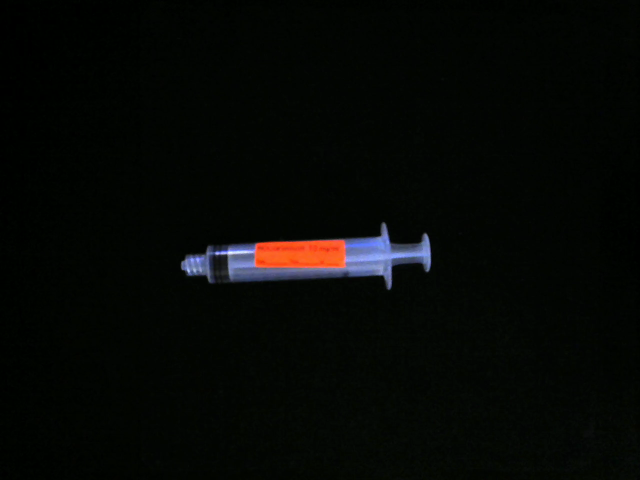
//> input picture stills/image46.png, 1280 x 960 px, given in place of the camera (shown at 1/2 size)
$ ./lines   (built with g++ and OpenCV 4)
//> lines starting //> are read from the running program, lines starting //| are printed output that depends on the picture; after the words box and inside, x2 and y2 are one past the last pixel; in counts of white or black regions, pixels touching at a corner belong together
### utils/labelColors.h
#ifndef LABELCOLORS
#define LABELCOLORS
int labelColors(Mat frame, bool checkR, bool checkPr, bool checkPh, bool checkL, bool checkO, bool checkD)
{
      int countR=0,countPr=0,countPh=0,countL=0,countW=0;

//loop through every pixel or until a new medication label is detected
      for(int j=0;j<frame.rows;j++)
      {
        for(int i=0;i<frame.cols;i++)
        {
//get bgr values
           float bval = (float)frame.at<Vec3b>(j,i)[0];
           float gval = (float)frame.at<Vec3b>(j,i)[1];
           float rval = (float)frame.at<Vec3b>(j,i)[2];
//check for yellow colors where red is highest followed closely by green with almost no blue
           if ( (rval > 96) && (rval-bval > rval/3) && (bval < 32)  && (gval < rval * 9 / 10) && (gval > 3 * rval / 5) )
           {
             countPr++;
             if(checkPr && countPr > 1000)
             {
               return 1;
             }
           }
//check for mostly red color
           else if ( (rval > 224) && (bval < 64) && (gval < 96) )
           {
             countR++;
             if(checkR && countR > 1000)
             {
               return 2;
             }
           }
//check for light purple where most values are high and green is 1/2-3/4 of red
           else if ( (rval > 128) && (bval > 128) && (gval < 3 * rval / 4) && (gval > rval / 2) )
           {
             countPh++;
             if(checkPh && countPh > 1000)
             {
               return 3;
             }
           }
//check for non-color values (gray and white)
           else if ( (abs(rval-gval) < 20) && (abs(rval-bval) < 20) && (abs(gval-bval) < 20) )
           {
//check for gray
             if ( (rval > 48) && (gval > 48) && (bval > 48) && (rval < 80) && (gval < 80) && (bval < 80) )
             {
               countL++;
               if(checkL && countL > 3000)
               {
                 return 4;
               }
             }
//check for white
             else if ( (rval > 175) && (gval > 175) && (bval > 175) )
             {
               countW++;
//first text white label threshold
               if((checkO || checkD) && countW > 500)
               {
                 pyrUp(frame,frame,Size(frame.cols*2,frame.rows*2));
                 pyrUp(frame,frame,Size(frame.cols*2,frame.rows*2));
                 Mat gray;
                 cvtColor(frame, gray, COLOR_BGR2GRAY);
                 GaussianBlur(gray, gray, Size(7, 7), 0);
                 vector<Vec3f> circles;
                 HoughCircles(gray, circles, HOUGH_GRADIENT, 1, gray.rows/32, 70, 20, 20, 35);
                 if(circles.size() > 0)
                 {
                   return 5;
                 }
                 else
                 {
                   return 6;
                 }
               }
             }
           }
        }
      }
  return 0;
}

#endif

### explore/lines.cpp
#include <opencv2/opencv.hpp>
//#include <vector>

#include "opencv2/imgcodecs.hpp"
#include "opencv2/highgui.hpp"
#include "opencv2/imgproc.hpp"
#include <stdio.h>
#include <stdlib.h>
#include <fstream>
#include <iostream>

#include <opencv2/core/core.hpp>
#include <opencv2/highgui/highgui.hpp>

using namespace cv;
using namespace std;

#include "../utils/labelColors.h"

int main(int argc, char **argv)
{
    const char *default_file = "0";
    const char *filename = argc >= 2 ? argv[1] : default_file;
    const char* output_file = "vout.csv";
    const char* out_filename = argc >=3 ? argv[2] : output_file;
    ofstream outfile;
    outfile.open(out_filename);
    VideoCapture cap;
    if (*filename == '0')
    {
        cap.open(0);
    }
    else
    {
        cap.open(filename);
    }
    bool canView = 0;
//    namedWindow(filename);
    char winInput;
    int waitval = 1;
    bool origView = 1, tview = 1;
    int cnt=0;
    Mat gray, blurred, threshed, edges;
    vector<Vec4i> top_lines, last_lines;
    bool hadPr=0,hadR=0,hadPh=0,hadL=0,hadO=0,hadD=0;


//    printf("Press space to pause/unpause, 's' to step frame by frame, 'c' to switch views or 'esc' to exit\n");

    while (true)
    {
        // Read a frame from the video capture device
        Mat frame;
        cap.read(frame);
//> frame is the input picture: 960 rows x 1280 cols, CV_8UC3; mean B, G, R 5, 7.6, 5.8
        if (frame.empty())
        {
            break;
        }
        cnt++;
        // Apply pre-processing to the frame
        cvtColor(frame, gray, COLOR_BGR2GRAY);
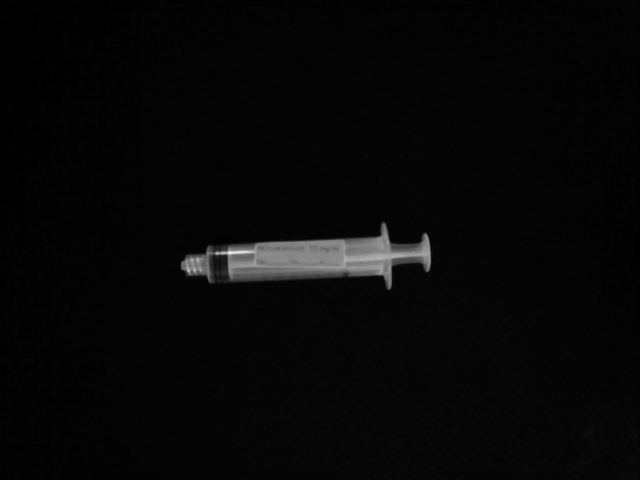
//> gray: 960 rows x 1280 cols, CV_8UC1 (shown at 1/2 size); min 0, max 247, mean 6.9
        GaussianBlur(gray, blurred, Size(3, 3), 0);
        int maxthresh = threshold(blurred,threshed,0,255,THRESH_BINARY + THRESH_OTSU);
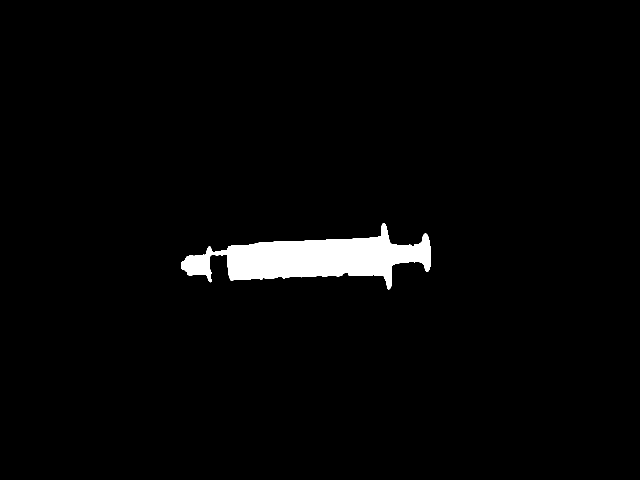
//> threshed: 960 rows x 1280 cols, CV_8UC1 (shown at 1/2 size); 2.5% white; 1 white region, box (x1, y1, x2, y2) and area: (362, 446, 862, 579) 30391
//> maxthresh = 62
        int minthresh = maxthresh / 2;
//> minthresh = 31
        maxthresh = (maxthresh < 10) ? 255: maxthresh;
        minthresh = (maxthresh == 255) ? 255: minthresh;
        Canny(blurred, edges, minthresh, maxthresh);
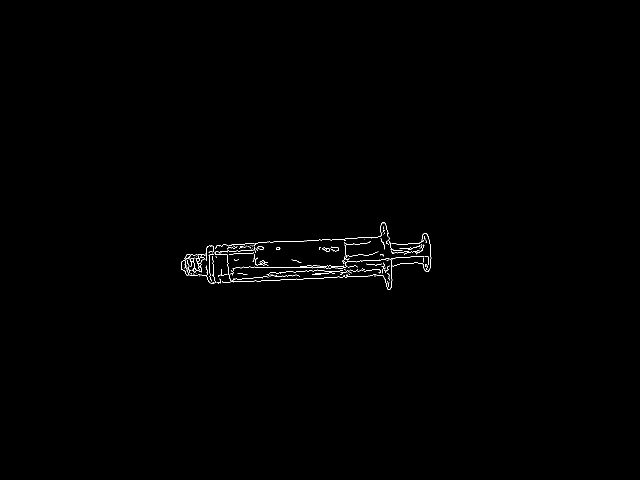
//> edges: 960 rows x 1280 cols, CV_8UC1 (shown at 1/2 size); 0.34% white in thin lines or dots, all inside (x1, y1, x2, y2) = (362, 444, 863, 580)

        // Detect lines in the image using HoughLinesP
        vector<Vec4i> lines;
        HoughLinesP(edges, lines, 1, CV_PI / 180, 100, 175, 30);
//> lines = 4 lines (x1, y1, x2, y2): [362, 535, 697, 535], [437, 566, 783, 548], [568, 483, 776, 473], [416, 562, 593, 550]

        // Filter the lines to keep only those that are roughly horizontal
        vector<Vec4i> filtered_lines;
        double angle_threshold = 15; // degrees
        int hmax = 80,hmin = 40,wmax=300,wmin=175;
        int ymin[6] = {960,960,960,960,960,960};
        for (size_t i = 0; i < lines.size(); i++)
        {
            Vec4i l = lines[i];
            double dx = l[2] - l[0];
            double dy = l[3] - l[1];
            double angle = abs(atan2(dy, dx) * 180 / CV_PI);
            if (angle < angle_threshold || angle > 180 - angle_threshold){
              if ( (dx >= wmin && dx <= wmax))
               {
                    filtered_lines.push_back(l);
              }

            }
        }
//> this loop made 4 passes
//> (l, dx, dy, angle) on passes 1 to 4: ([362, 535, 697, 535], 335, 0, 0), ([437, 566, 783, 548], 346, -18, 2.98), ([568, 483, 776, 473], 208, -10, 2.75), ([416, 562, 593, 550], 177, -12, 3.88)

        last_lines = top_lines;
        top_lines.clear();

        for (int i = 0; i < 7; i++)
        {
          for (size_t j = 0; j < filtered_lines.size(); j++)
          {
             Vec4i l = filtered_lines[j];
             if(i == 0)
             {
                  if(ymin[0] > l[1])
                  {
                    ymin[0]=l[1];
                  }
              }
              else
              {
                if(l[1] == ymin[i-1])
                {
                    top_lines.push_back(l);
                }
                if(ymin[i] > l[1] && l[1] > ymin[i-1] + 100 && i != 6)
                {
                    ymin[i]=l[1];
                 }
              }
          }
        }
//> after the loop, ymin = [483, 960, 960, 960, 960, 960]; top_lines = 1 item: [568, 483, 776, 473]
        bool hasPr=0,hasR=0,hasPh=0,hasL=0,hasO=0,hasD=0;
        for(size_t i = 0; i < top_lines.size(); i++)
        {
          Vec4i l = top_lines[i];
          int x1,x2,y1,y2;

          if(top_lines.size()==last_lines.size())
          {
            Vec4i l2 = last_lines[i];
            x1 = (l[0]-100+l2[0]-100)/2;
            x2 = (l[0]+300+l2[0]+300)/2;
            y1 = (l[1]-25+l2[1]-25)/2;
            y2 = (l[1]+75+l2[1]+75)/2;
          } else {

            x1 = l[0]-100;
            x2 = l[0]+300;
            y1 = l[1]-25;
            y2 = l[1]+75;
          }

          rectangle(frame,Point(x1,y1),Point(x2,y2),Scalar(0,255,0),5,0);


          if(frame.cols - x1 > 400 && x1 > 100 && frame.rows - y1 > 100 && y1 > 25)
          {
            Mat syringeLabel = frame(Rect(x1,y1,400,100));
            switch(labelColors(syringeLabel,1,1,1,1,1,1))
            {
              case 1: hasPr=1; break;
              case 2: hasR=1; break;
              case 3: hasPh=1; break;
              case 4: hasL=1; break;
              case 5: hasD=1; break;
              case 6: hasO=1; break;
            }
          }


        }
//> this loop made 1 pass
//> (l, x1, x2, y1, y2) on pass 1: ([568, 483, 776, 473], 468, 868, 458, 558)
//> pass 1, `Mat syringeLabel = frame(Rect(x1,y1,400,100));`:
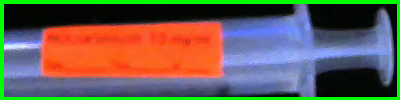
//> syringeLabel: 100 rows x 400 cols, CV_8UC3; mean B, G, R 82.1, 94.1, 105
//> after the loop:
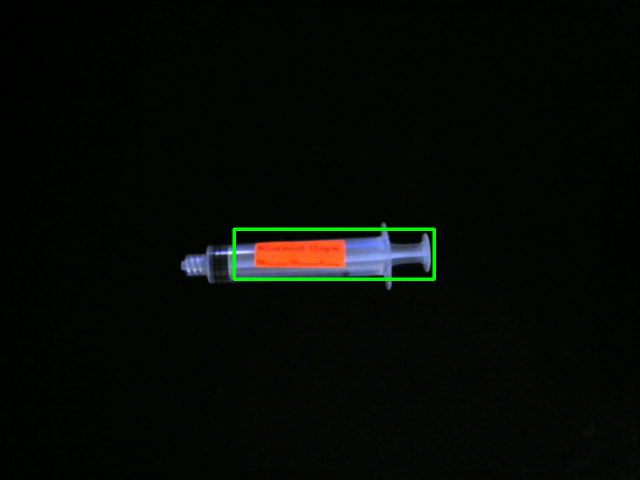
//> frame: 960 rows x 1280 cols, CV_8UC3 (shown at 1/2 size); 0.57% of pixels changed, all inside (x1, y1, x2, y2) = (465, 455, 872, 562)

      std:string msecs = to_string(int(cap.get(CAP_PROP_POS_MSEC)));
      if(hasR!=hadR)
      {
        hadR=hasR;
//> hadR = true
        outfile << "Rocuronium" << "," << msecs << endl;
      }
      else if(hasPr!=hadPr)
      {
        hadPr=hasPr;
        outfile << "Propofol" << "," << msecs << endl;
      }
      else if(hasPh!=hadPh)
      {
        hadPh=hasPh;
        outfile << "Phenylephrine" << "," << msecs << endl;
      }
      else if(hasL!=hadL)
      {
        hadL=hasL;
        outfile << "Lidocaine" << "," << msecs << endl;
      }
      else if(hasO!=hadO)
      {
        hadO=hasO;
        outfile << "Odanestron" << "," << msecs << endl;
      }
      else if(hasD!=hadD)
      {
        hadD=hasD;
        outfile << "Dexamethasone" << "," << msecs << endl;
      }

      if(origView)
      {
//        imshow(filename, frame);
      } else {
//        imshow(filename, edges);
      }


        // [20 lines of commented-out code are left out]
    }

    // Release the video capture device and destroy the window
    cap.release();
//    destroyAllWindows();

    return 0;
}

$ run again, on stills/image53.png
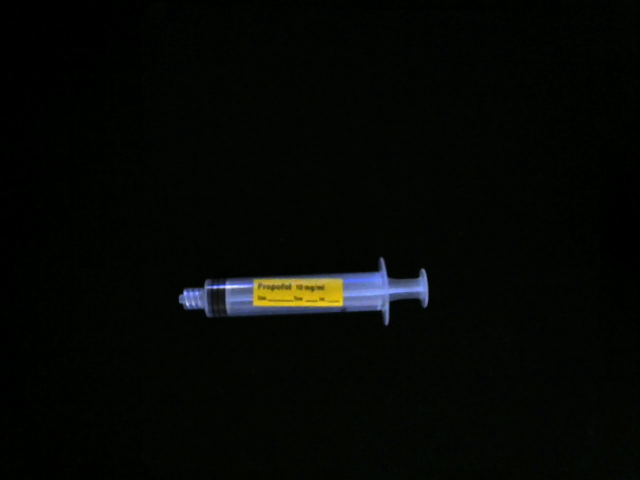
//> input picture stills/image53.png, 1280 x 960 px, given in place of the camera (shown at 1/2 size)
//> frame is the input picture: 960 rows x 1280 cols, CV_8UC3; mean B, G, R 4.4, 7, 4.5
//> `int maxthresh = threshold(blurred,threshed,0,255,THRESH_BINARY + THRES..`:
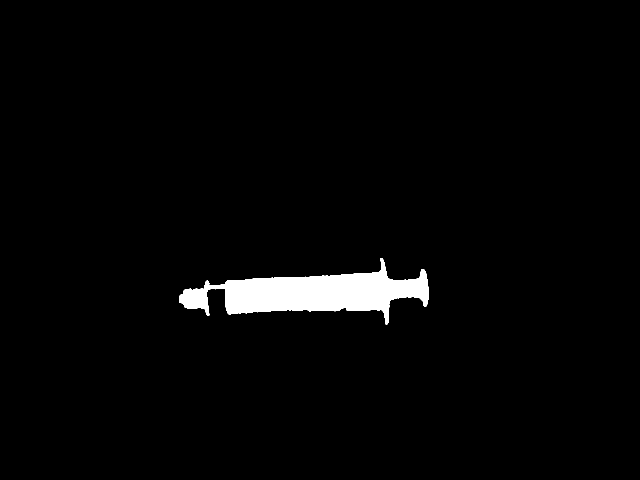
//> threshed: 960 rows x 1280 cols, CV_8UC1 (shown at 1/2 size); 2.4% white; 1 white region, box (x1, y1, x2, y2) and area: (358, 516, 857, 650) 29068
//> maxthresh = 64
//> minthresh = 32
//> edges: 960 rows x 1280 cols, CV_8UC1; 0.36% white in thin lines or dots, all inside (x1, y1, x2, y2) = (357, 514, 857, 651)
//> lines = 5 lines (x1, y1, x2, y2): [550, 628, 777, 620], [415, 576, 648, 572], [509, 611, 778, 611], [490, 557, 772, 542], [511, 612, 709, 612]
//> the loop `for (size_t i = 0; i < lines.size(); i++)` made 5 passes
//> (l, dx, dy, angle) on passes 1 to 5: ([550, 628, 777, 620], 227, -8, 2.02), ([415, 576, 648, 572], 233, -4, 0.984), ([509, 611, 778, 611], 269, 0, 0), ([490, 557, 772, 542], 282, -15, 3.04), ([511, 612, 709, 612], 198, 0, 0)
//> after the loop `for (int i = 0; i < 7; i++)`: ymin = [557, 960, 960, 960, 960, 960]; top_lines = 1 item: [490, 557, 772, 542]
//> the loop `for(size_t i = 0; i < top_lines.size(); i++)` made 1 pass
//> (l, x1, x2, y1, y2) on pass 1: ([490, 557, 772, 542], 390, 790, 532, 632)
//> after the loop `for(size_t i = 0; i < top_lines.size(); i++)`:
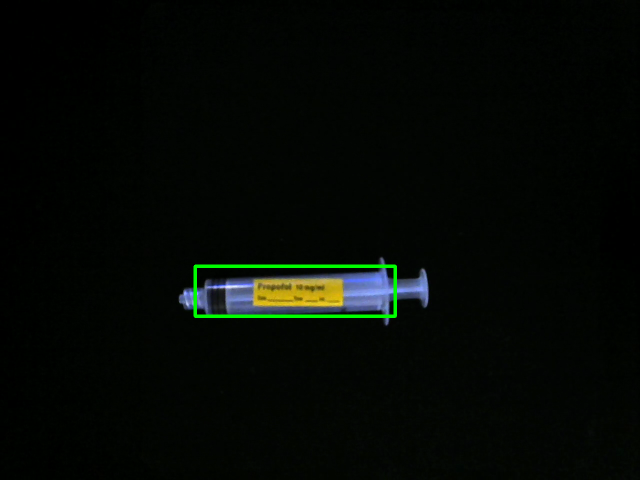
//> frame: 960 rows x 1280 cols, CV_8UC3 (shown at 1/2 size); 0.57% of pixels changed, all inside (x1, y1, x2, y2) = (387, 529, 794, 636)
//> hadPr = true

$ run again, on stills/voutb4color.mp4136.png
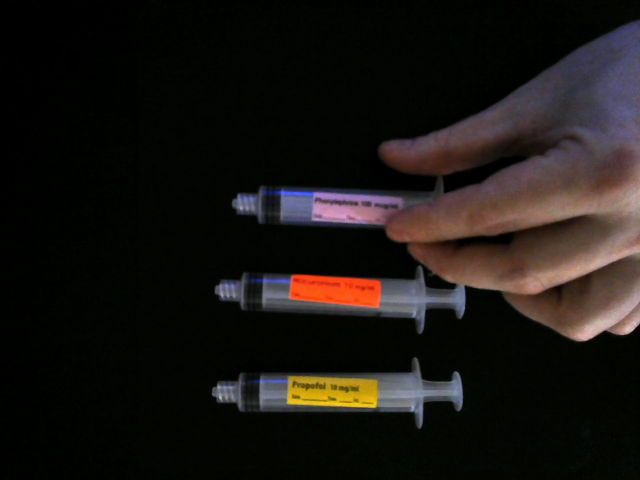
//> input picture stills/voutb4color.mp4136.png, 1280 x 960 px, given in place of the camera (shown at 1/2 size)
//> frame is the input picture: 960 rows x 1280 cols, CV_8UC3; mean B, G, R 18.7, 21.8, 25.2
//> `int maxthresh = threshold(blurred,threshed,0,255,THRESH_BINARY + THRES..`:
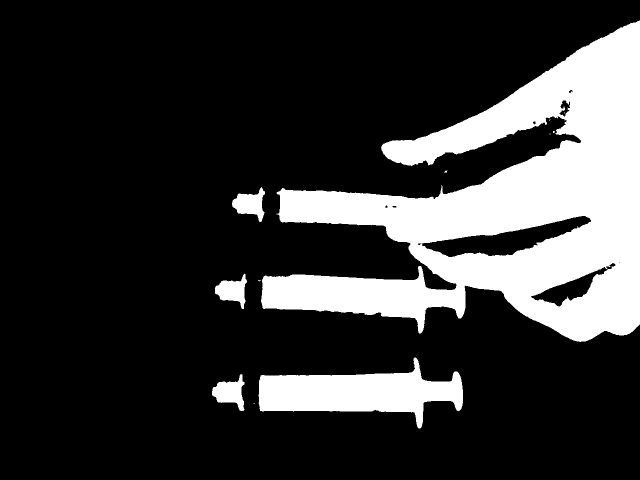
//> threshed: 960 rows x 1280 cols, CV_8UC1 (shown at 1/2 size); 20.7% white; 13 white regions (8 under 20 px), largest, box (x1, y1, x2, y2) and area: (522, 41, 1280, 684) 218103, (517, 715, 926, 857) 28642, (424, 748, 489, 822) 2574, (464, 374, 530, 444) 2457, (430, 547, 494, 618) 2359
//> maxthresh = 48
//> minthresh = 24
//> edges: 960 rows x 1280 cols, CV_8UC1; 1.5% white in thin lines or dots, all inside (x1, y1, x2, y2) = (423, 40, 1280, 858)
//> lines = 24 lines (x1, y1, x2, y2), first 8: [482, 823, 845, 823], [524, 745, 840, 745], [525, 614, 850, 626], [483, 619, 849, 638], [523, 371, 895, 384], [996, 204, 1171, 86], [429, 582, 765, 618], [504, 545, 752, 557]
//> the loop `for (size_t i = 0; i < lines.size(); i++)` made 24 passes
//> (l, dx, dy, angle) on passes 1 to 8: ([482, 823, 845, 823], 363, 0, 0), ([524, 745, 840, 745], 316, 0, 0), ([525, 614, 850, 626], 325, 12, 2.11), ([483, 619, 849, 638], 366, 19, 2.97), ([523, 371, 895, 384], 372, 13, 2), ([996, 204, 1171, 86], 175, -118, 33.99), ([429, 582, 765, 618], 336, 36, 6.12), ([504, 545, 752, 557], 248, 12, 2.77)
//> after the loop `for (int i = 0; i < 7; i++)`: ymin = [383, 545, 748, 960, 960, 960]; top_lines = 3 items: [610, 383, 808, 393], [504, 545, 752, 557], [479, 748, 725, 757]
//> the loop `for(size_t i = 0; i < top_lines.size(); i++)` made 3 passes
//> (l, x1, x2, y1, y2) on passes 1 to 3: ([610, 383, 808, 393], 510, 910, 358, 458), ([504, 545, 752, 557], 404, 804, 520, 620), ([479, 748, 725, 757], 379, 779, 723, 823)
//> after the loop `for(size_t i = 0; i < top_lines.size(); i++)`:
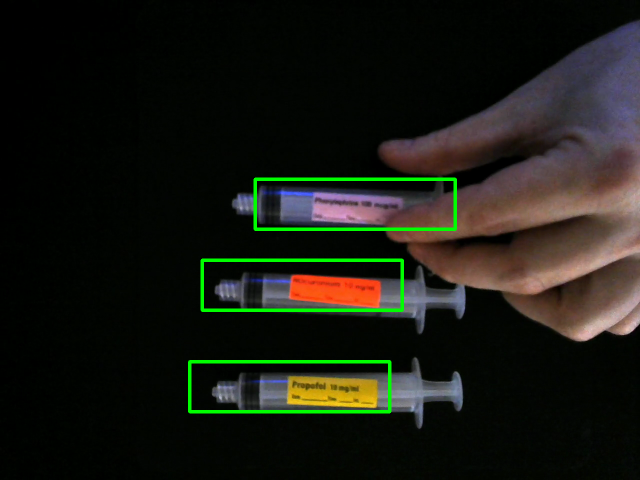
//> frame: 960 rows x 1280 cols, CV_8UC3 (shown at 1/2 size); 1.7% of pixels changed, all inside (x1, y1, x2, y2) = (376, 355, 914, 827)
//> hadR = true

$ run again, on stills/voutb4color.mp4144.png
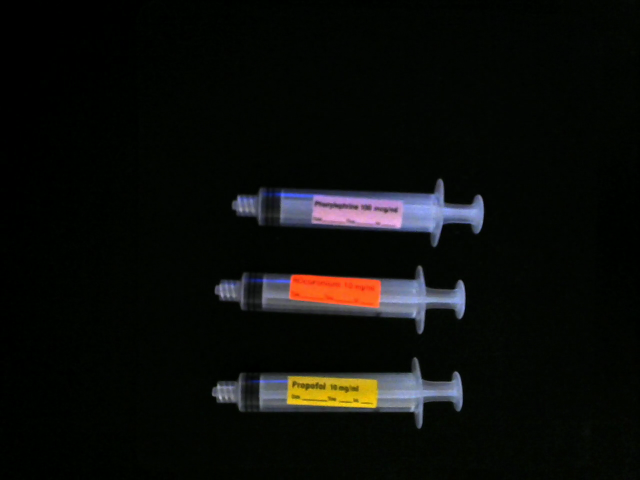
//> input picture stills/voutb4color.mp4144.png, 1280 x 960 px, given in place of the camera (shown at 1/2 size)
//> frame is the input picture: 960 rows x 1280 cols, CV_8UC3; mean B, G, R 10.2, 12.8, 11.9
//> `int maxthresh = threshold(blurred,threshed,0,255,THRESH_BINARY + THRES..`:
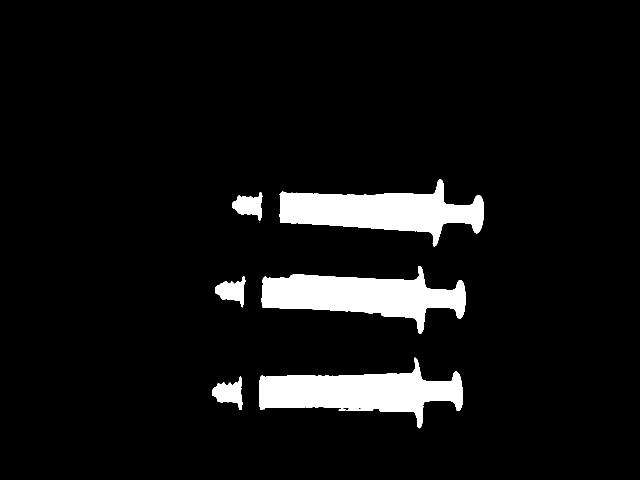
//> threshed: 960 rows x 1280 cols, CV_8UC1 (shown at 1/2 size); 7% white; 7 white regions (1 under 20 px), largest, box (x1, y1, x2, y2) and area: (518, 715, 926, 857) 26752, (523, 532, 931, 668) 26638, (559, 358, 968, 493) 26322, (424, 752, 485, 820) 2157, (430, 552, 491, 615) 1992, (465, 384, 525, 442) 1977
//> maxthresh = 64
//> minthresh = 32
//> edges: 960 rows x 1280 cols, CV_8UC1; 0.99% white in thin lines or dots, all inside (x1, y1, x2, y2) = (423, 357, 969, 858)
//> lines = 15 lines (x1, y1, x2, y2), first 8: [523, 745, 840, 745], [482, 823, 846, 823], [565, 377, 888, 388], [483, 619, 733, 632], [526, 616, 850, 627], [569, 453, 848, 463], [656, 553, 849, 560], [524, 592, 752, 616]
//> the loop `for (size_t i = 0; i < lines.size(); i++)` made 15 passes
//> (l, dx, dy, angle) on passes 1 to 8: ([523, 745, 840, 745], 317, 0, 0), ([482, 823, 846, 823], 364, 0, 0), ([565, 377, 888, 388], 323, 11, 1.95), ([483, 619, 733, 632], 250, 13, 2.98), ([526, 616, 850, 627], 324, 11, 1.94), ([569, 453, 848, 463], 279, 10, 2.05), ([656, 553, 849, 560], 193, 7, 2.08), ([524, 592, 752, 616], 228, 24, 6.01)
//> after the loop `for (int i = 0; i < 7; i++)`: ymin = [397, 553, 750, 960, 960, 960]; top_lines = 3 items: [561, 397, 762, 414], [656, 553, 849, 560], [530, 750, 717, 756]
//> the loop `for(size_t i = 0; i < top_lines.size(); i++)` made 3 passes
//> (l, x1, x2, y1, y2) on passes 1 to 3: ([561, 397, 762, 414], 461, 861, 372, 472), ([656, 553, 849, 560], 556, 956, 528, 628), ([530, 750, 717, 756], 430, 830, 725, 825)
//> after the loop `for(size_t i = 0; i < top_lines.size(); i++)`:
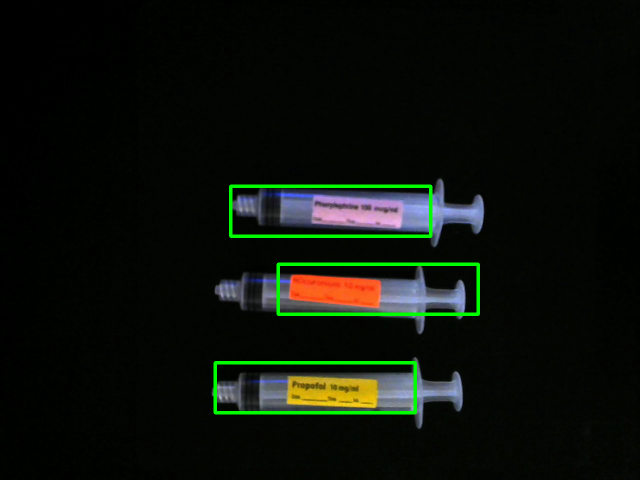
//> frame: 960 rows x 1280 cols, CV_8UC3 (shown at 1/2 size); 1.7% of pixels changed, all inside (x1, y1, x2, y2) = (427, 369, 960, 829)
//> hadR = true
